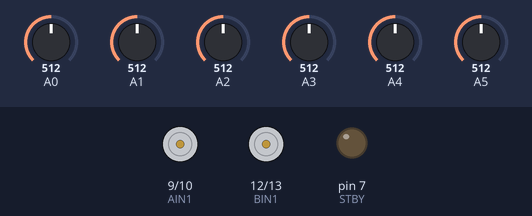
This sketch was run on a simulated Arduino Uno, built with avr-gcc and run on an emulated ATmega328P. Parts: motor-driver pin pairs drawn as motors (green arrow = first pin HIGH = forward, orange = second pin HIGH = backward, longer = more drive, scaled by the enable pin, stopped while the standby pin is LOW), output pins drawn as LEDs (lit = HIGH). The inputs (shaded band) are chosen by the test bench; at power-on: A0 = 512, A1 = 512, A2 = 512, A3 = 512, A4 = 512, A5 = 512.

Above: at 0.6 s.
At 10.6 s:
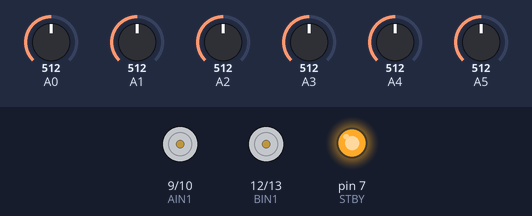
At 11.6 s:
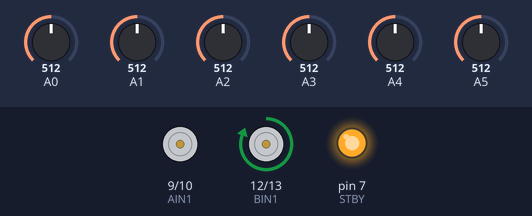
Timing chart, 0 to 13.1 s (numbered marks = the images above):
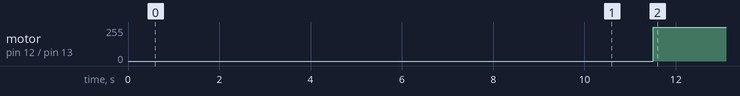

Measured:
- by itself, motor on pin 12 (BIN1) / pin 13 (BIN2): stopped → forward 255/255 at 11.5 s

The sketch:

siguelineasPIDV1.ino
```cpp
#include <QTRSensors.h>
#define MaxSpeed 255 //Velocidad Maxima Motores
#define MinSpeed 0 //Velocidad minima Motores

// Motor driver
const int AIN1 = 9;
const int AIN2 = 10;
const int PWMA = 11;
const int BIN1 = 12;
const int BIN2 = 13;
const int PWMB = 8;
const int STBY = 7;

// QTR Sensors
QTRSensors qtr;

const uint8_t SensorCount = 8;
uint16_t sensorValues[SensorCount];


// PID constants
const float Kp = 0;   // Constante Proporcional
const float Ki = 0;  // Constante Integral
const float Kd = 1;  // Constante Derivativa
int lastError = 0;      // Error anterior
int integral = 0;       // Acumulación de errores

void setup() {

  // configure the sensors
  qtr.setTypeAnalog();
  qtr.setSensorPins((const uint8_t[]){A0, A1, A2, A3, A4, A5}, SensorCount);
  qtr.setEmitterPin(2);


  delay(500);
  pinMode(LED_BUILTIN, OUTPUT);
  digitalWrite(LED_BUILTIN, HIGH); // turn on Arduino's LED to indicate we are in calibration mode

  // analogRead() takes about 0.1 ms on an AVR.
  // 0.1 ms per sensor * 4 samples per sensor read (default) * 6 sensors
  // * 10 reads per calibrate() call = ~24 ms per calibrate() call.
  // Call calibrate() 400 times to make calibration take about 10 seconds.
  for (uint16_t i = 0; i < 400; i++)
  {
    qtr.calibrate();
  }
  digitalWrite(LED_BUILTIN, LOW); // turn off Arduino's LED to indicate we are through with calibration

  pinMode(AIN1, OUTPUT);
  pinMode(AIN2, OUTPUT);
  pinMode(BIN1, OUTPUT);
  pinMode(BIN2, OUTPUT);
  pinMode(PWMA, OUTPUT);
  pinMode(PWMB, OUTPUT);
  pinMode(STBY, OUTPUT);
  digitalWrite(STBY, HIGH);


  //Serial.begin(9600);
  //Serial.println("Calibrando motor 1");
  //digitalWrite(BIN1, HIGH);
  //digitalWrite(BIN2, LOW);
  //analogWrite(PWMB, MaxSpeed);
  //delay(1000);

  //Serial.println("Calibrando motor 2");
  //digitalWrite(AIN1, HIGH);
  //digitalWrite(AIN2, LOW);
  //analogWrite(PWMA, MaxSpeed);
  //delay(1000);

  for (uint8_t i = 0; i < SensorCount; i++)
  {
    Serial.print(qtr.calibrationOn.minimum[i]);
    Serial.print(' ');
  }
  Serial.println();

  // print the calibration maximum values measured when emitters were on
  for (uint8_t i = 0; i < SensorCount; i++)
  {
    Serial.print(qtr.calibrationOn.maximum[i]);
    Serial.print(' ');
  }
  Serial.println();
  Serial.println();
  delay(1000);
}

void loop() {
  int position = qtr.readLineBlack(sensorValues);
  Serial.println("Posicion:");
  Serial.println(position);

  int error = position - 2500;  // Suponemos que 3500 es el centro

  // Calcula la derivativa (diferencia entre el error actual y el error anterior)
  int derivative = error - lastError;

  // Acumula el error para la integral
  integral += error;

  // Calcula el ajuste del PID
  int motorSpeedAdjustment = Kp * error + Kd * derivative;
  int baseSpeed = 70;  // Velocidad base de los motores
  int leftSpeed = baseSpeed - motorSpeedAdjustment;
  int rightSpeed = baseSpeed + motorSpeedAdjustment;

  //Comprobacion de Velocidades
  if (rightSpeed > MaxSpeed ) rightSpeed = MaxSpeed; // prevent the motor from going beyond max speed
  if (leftSpeed > MaxSpeed ) leftSpeed = MaxSpeed; // prevent the motor from going beyond max speed
  if (rightSpeed < 0) rightSpeed = 0;
  if (leftSpeed < 0)leftSpeed = 0;

  setMotorSpeeds(leftSpeed, rightSpeed);


  Serial.println("Vder:");
  Serial.println(rightSpeed);
  Serial.println("Vizq:");
  Serial.println(leftSpeed);
  Serial.println("Correcion:");
  Serial.println(motorSpeedAdjustment);
  delay(10);
}

void setMotorSpeeds(int leftSpeed, int rightSpeed) {
  if (leftSpeed >= 0) {
    digitalWrite(AIN1, HIGH);
    digitalWrite(AIN2, LOW);
  } else {
    digitalWrite(AIN1, LOW);
    digitalWrite(AIN2, HIGH);
    leftSpeed = -leftSpeed;
  }
  analogWrite(PWMA, leftSpeed);

  if (rightSpeed >= 0) {
    digitalWrite(BIN1, HIGH);
    digitalWrite(BIN2, LOW);
  } else {
    digitalWrite(BIN1, LOW);
    digitalWrite(BIN2, HIGH);
    rightSpeed = -rightSpeed;
  }
  analogWrite(PWMB, rightSpeed);
}
```
